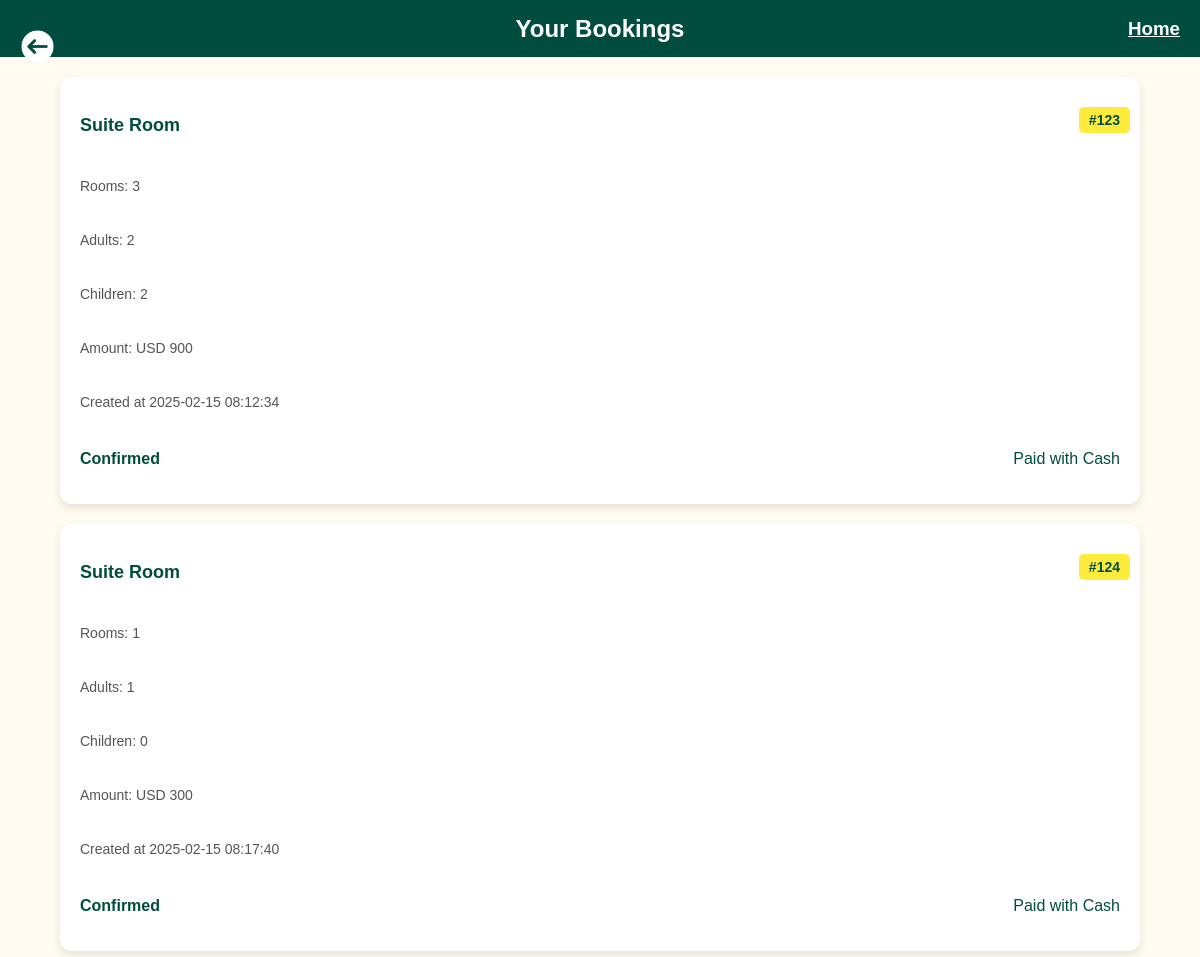
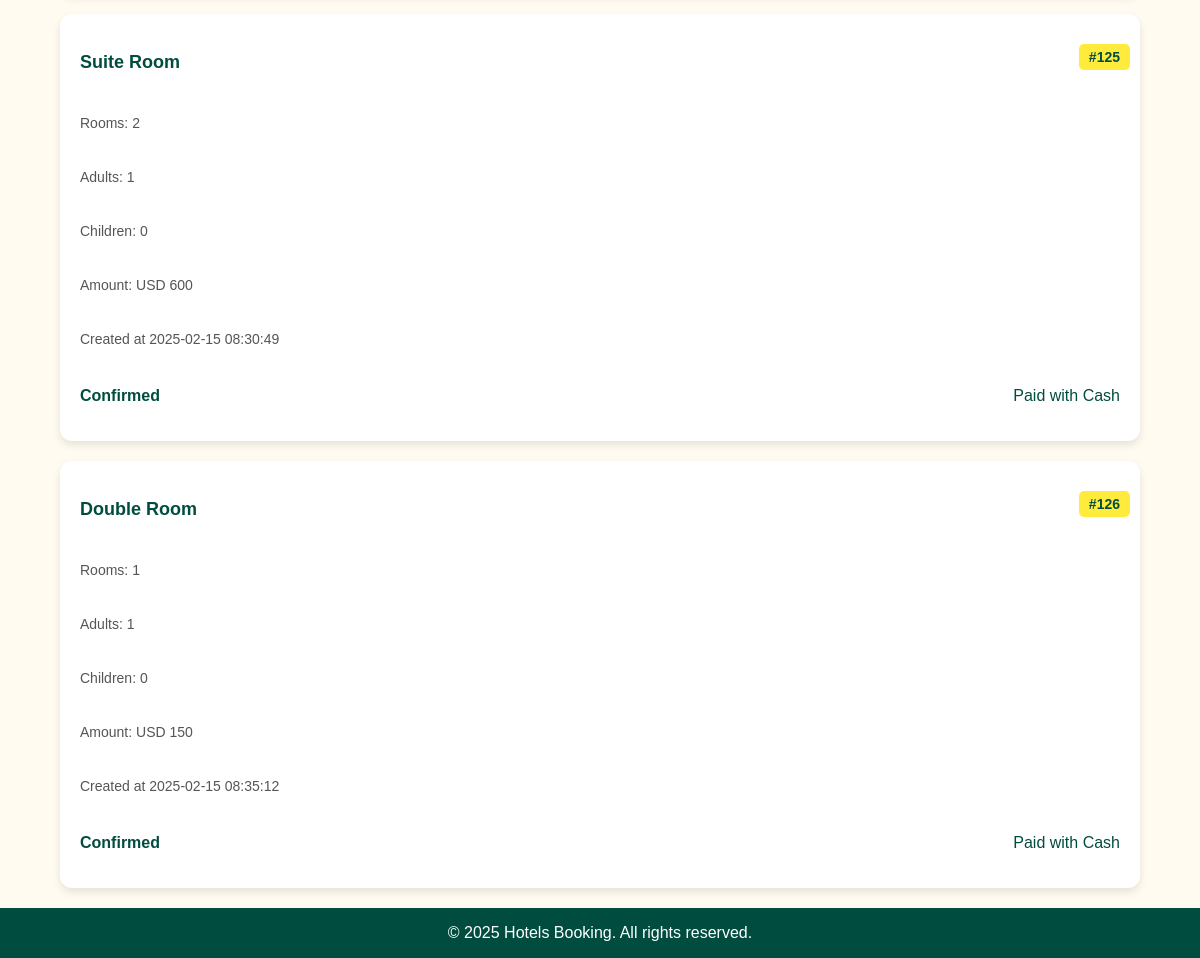
/profile-dashboard-account/user-booking.php (signed in), run on the app's committed database (2 pictures, top to bottom).
### tables this page shows
CREATE TABLE IF NOT EXISTS `reservations` (
  `id` int(11) NOT NULL,
  `UserID` int(11) NOT NULL,
  `RoomID` int(11) NOT NULL,
  `CheckIn_date` date NOT NULL,
  `CheckOut_Date` date NOT NULL,
  `Amount` decimal(10,0) NOT NULL,
  `Status` enum('confirmed','pending','cancelled','completed') NOT NULL,
  `Special_Request` text NOT NULL,
  `CreatedAt` timestamp NOT NULL DEFAULT current_timestamp(),
  `PaymentID` int(11) DEFAULT NULL,
  `Rooms` int(11) NOT NULL DEFAULT 1,
  `Adults` int(11) NOT NULL DEFAULT 1,
  `Children` int(11) DEFAULT 0,
  `RoomTypes` set('Single','Double','Suite') NOT NULL DEFAULT 'Single',
  `payment_type` varchar(50) NOT NULL,
  `card_number` int(11) NOT NULL
);

CREATE TABLE IF NOT EXISTS `rooms` (
  `RoomID` int(11) NOT NULL,
  `HotelID` int(11) NOT NULL,
  `max_guests` int(11) NOT NULL,
  `max_rooms` int(11) NOT NULL,
  `Room_type` enum('Single','Double','Suite') NOT NULL,
  `Occupancy_adults` int(11) NOT NULL,
  `Occupancy_children` int(11) NOT NULL,
  `Price_per_night` decimal(10,2) NOT NULL,
  `Availability` tinyint(1) NOT NULL,
  `Amenities` longtext NOT NULL CHECK (json_valid(`Amenities`)),
  `Bed_type` enum('King','Queen','Twin') NOT NULL,
  `image` varchar(100) NOT NULL,
  `Description` varchar(150) NOT NULL
);

### profile-dashboard-account/user-booking.php (the view, shortened to what this page needs)
<?php
include __DIR__.'/../db-connect.php';
$userID = $_SESSION['UserID'];
$sql = "SELECT r.id, r.RoomID, r.RoomTypes, r.Rooms, r.Adults, r.Children, r.Amount, r.payment_type, r.card_number, r.status, ro.Room_type, r.CreatedAt
        FROM reservations r
        INNER JOIN rooms ro ON r.RoomID = ro.RoomID
        WHERE r.UserID = ?";
$stmt = $conn->prepare($sql);
$stmt->bind_param("i", $userID);
$stmt->execute();
$result = $stmt->get_result();
?>
<!DOCTYPE html>
<html lang="en">
<head>
</head>
<body>
    <div class="header">
        <a href="manage-accountPHP.php"><img src="Back Arrow.png" width="35px" class="back-arrow"></a>
        <h1>Your Bookings</h1>
        <h3><a href="../sign-home/Home-(HB).html" class="home-link">Home</a></h3>
    </div>
    <div class="container">
        <div class="booking-list">
            <?php while ($reservation = $result->fetch_assoc()) { ?>
                <div class="booking-card">
                    <div class="reservation-id">#<?php echo htmlspecialchars($reservation['id']); ?></div>
                    <p class="booking-title"><?php echo htmlspecialchars($reservation['Room_type']); ?> Room</p>
                    <p class="booking-details">Rooms: <?php echo htmlspecialchars($reservation['Rooms']); ?></p>
                    <p class="booking-details">Adults: <?php echo htmlspecialchars($reservation['Adults']); ?></p>
                    <p class="booking-details">Children: <?php echo htmlspecialchars($reservation['Children']); ?></p>
                    <p class="booking-details">Amount: USD <?php echo htmlspecialchars($reservation['Amount']); ?></p>
                    <p class="booking-details">Created at <?php echo htmlspecialchars($reservation['CreatedAt']); ?></p>
                    <div class="booking-footer">
                        <p class="booking-status"><?php echo ucfirst($reservation['status']); ?></p>
                        <p>
                            <?php
                            if ($reservation['payment_type'] == 'card') {
                                echo 'Paid with credit card: xxxxxxxx' . substr($reservation['card_number'], -4);
                            } else {
                                echo 'Paid with Cash';
                            }
                            ?>
                        </p>
                    </div>
                </div>
            <?php } ?>
        </div>
    </div>
    <footer>
        <p>&copy; 2025 Hotels Booking. All rights reserved.</p>
    </footer>
</body>
</html>

### profile-dashboard-account/user-booking.php (style rules this page uses)
body { font-family: Arial, sans-serif; background-color: #fffbf0; margin: 0; padding: 0; color: #004d40; display: flex; flex-direction: column; min-height: 100vh; }
.header { background-color: #004d40; color: #ffffff; padding: 10px 20px; position: relative; display: flex; align-items: center; }
.header .back-arrow { position: absolute; left: 20px; }
.header .home-link { position: absolute; right: 20px; top: 50%; transform: translateY(-50%); color: #ffffff; font-weight: bold; }
.header h1 { flex-grow: 1; text-align: center; margin: 0; font-size: 1.5em; }
.container { flex: 1; padding: 20px; max-width: 1200px; margin: 0 auto; width: 90%; }
.booking-list { display: flex; flex-direction: column; gap: 20px; }
.booking-card { background-color: white; border-radius: 12px; box-shadow: 0 4px 8px rgba(0, 0, 0, 0.1); padding: 20px; display: flex; flex-direction: column; gap: 10px; position: relative; }
.reservation-id { position: absolute; top: 30px; right: 10px; font-size: 14px; font-weight: bold; color: #004d40; background-color: #ffeb3b; padding: 5px 10px; border-radius: 5px; }
.booking-title { font-size: 18px; font-weight: bold; color: #004d40; }
.booking-details { font-size: 14px; color: #555; }
.booking-footer { display: flex; justify-content: space-between; font-size: 16px; }
.booking-status { font-weight: bold; }
footer { background-color: #004d40; color: white; text-align: center; position: relative; margin-top: auto; width: 100%; }

### data on the page
reservations: id "123", rooms.Room_type "Suite", Rooms "3", Adults "2", Children "2", Amount "900", CreatedAt "2025-02-15 08:12:34", Status "Confirmed", payment_type "Paid with Cash"
reservations: id "124", rooms.Room_type "Suite", Rooms "1", Adults "1", Children "0", Amount "300", CreatedAt "2025-02-15 08:17:40", Status "Confirmed", payment_type "Paid with Cash"
reservations: id "125", rooms.Room_type "Suite", Rooms "2", Adults "1", Children "0", Amount "600", CreatedAt "2025-02-15 08:30:49", Status "Confirmed", payment_type "Paid with Cash"
reservations: id "126", rooms.Room_type "Double", Rooms "1", Adults "1", Children "0", Amount "150", CreatedAt "2025-02-15 08:35:12", Status "Confirmed", payment_type "Paid with Cash"
